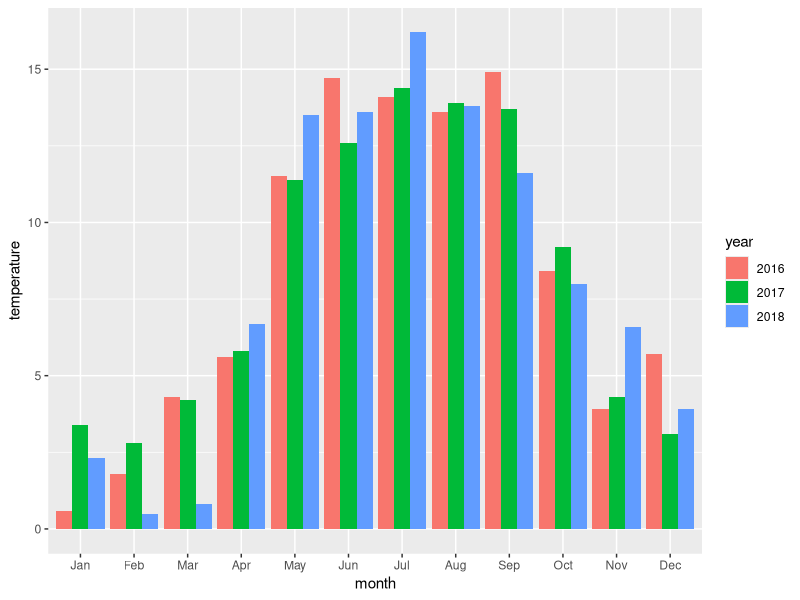
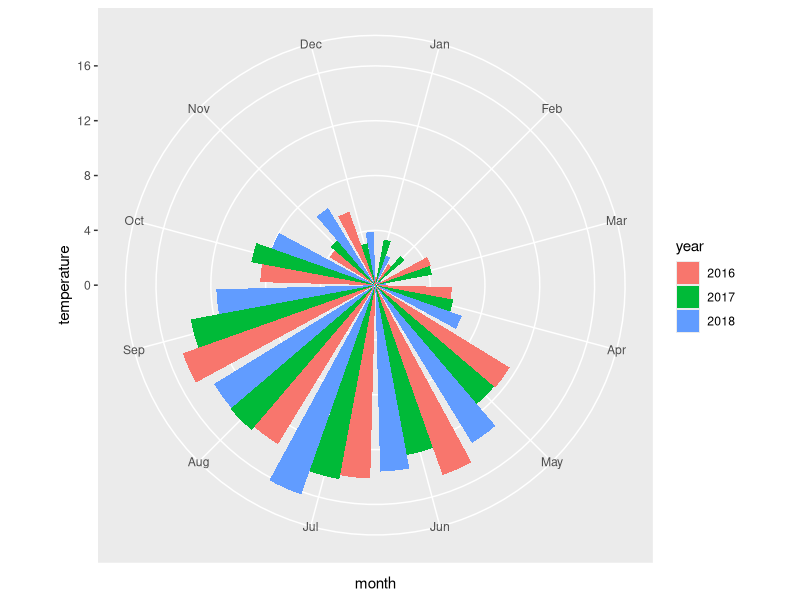
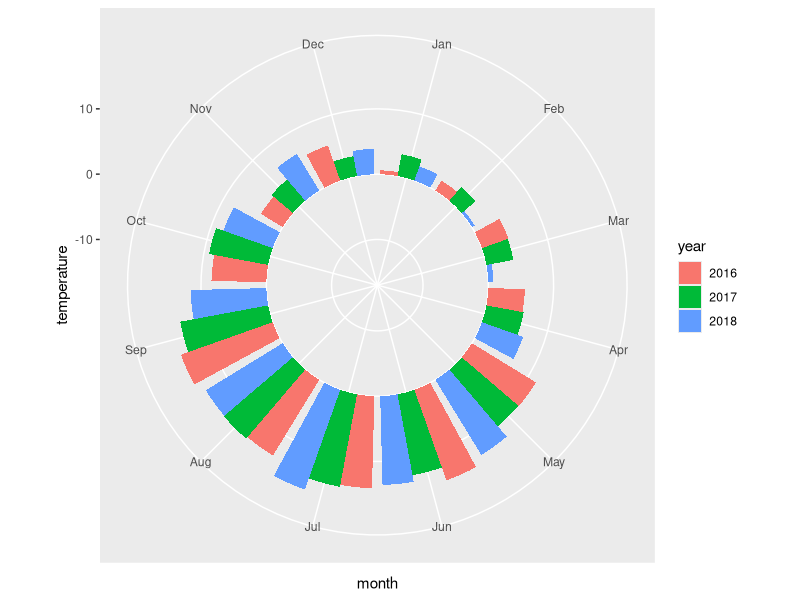
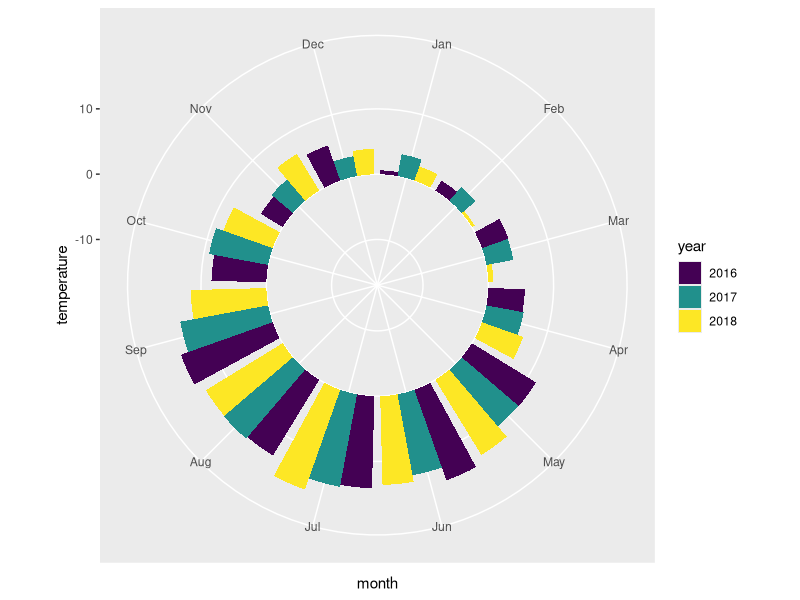

Recreate these plots in R, in order.
## ---- chunk 1
knitr::opts_chunk$set(echo = TRUE, fig.align='center')

# title: Creating a circular bar chart
# author: jonathan
# revised: 4/4/2020 

WEB <- c("https://bioceed.uib.no/dropfolder/bioSTATS/Rmd/Visualizing/Multiple/circular-bar.html")
GIT <- c("https://github.com/jonathansoule/biostats/blob/master/Visualizing/Multiple/circular-bar.Rmd")
library(ggplot2)
year <- rep(c("2016","2017","2018"), each = 12)
month <- factor(rep(month.abb, 3), levels=month.abb)
temperature <- c(0.6,1.8,4.3,5.6,11.5,14.7,14.1,13.6,14.9,8.4,3.9,5.7,
                 3.4,2.8,4.2,5.8,11.4,12.6,14.4,13.9,13.7,9.2,4.3,3.1,
                 2.3,0.5,0.8,6.7,13.5,13.6,16.2,13.8,11.6,8.0,6.6,3.9)
## ---- chunk 2
# dataframe
df <- data.frame(year, month, temperature)
# structure of the dataframe
str(df)
## ---- chunk 3
ggplot(df, aes(x = month, y = temperature, fill = year)) +
  geom_col(position = "dodge")
## ---- chunk 4
ggplot(df, aes(x = month, y = temperature, fill = year)) +
  geom_col(position = "dodge") +
  coord_polar()
## ---- chunk 5
ggplot(df, aes(x = month, y = temperature, fill = year)) +
  geom_col(position = "dodge") +
  coord_polar() + 
  ylim(-17, 17)
## ---- chunk 6
ggplot(df, aes(x = month, y = temperature, fill = year)) +
  geom_col(position = "dodge") +
  coord_polar() + 
  ylim(-17, 17) + 
  scale_fill_viridis_d()
